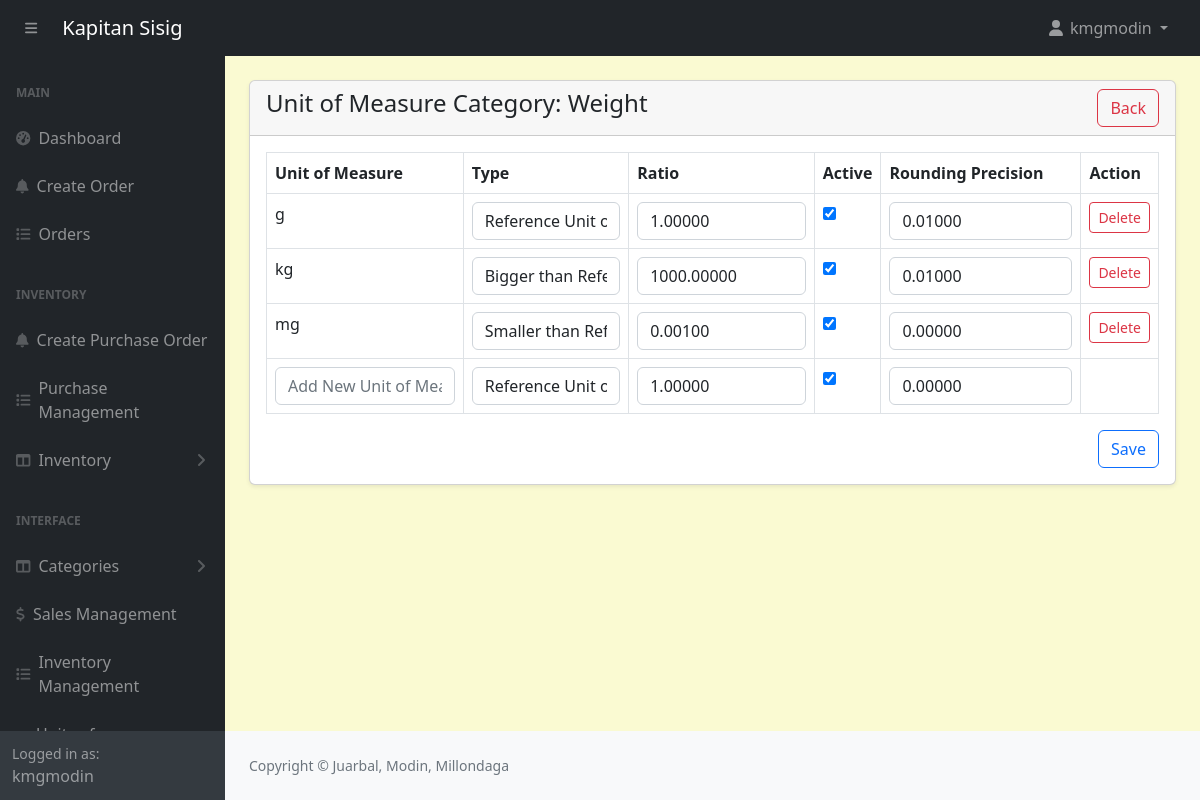
The page /admin/units-view-category.php?id=5 (signed in) on the database its author committed.
### tables this page shows
CREATE TABLE `unit_categories` (
  `id` int(11) NOT NULL,
  `category_unit_name` varchar(255) NOT NULL
);

CREATE TABLE `units_of_measure` (
  `id` int(11) NOT NULL,
  `category_id` int(11) DEFAULT NULL,
  `uom_name` varchar(255) DEFAULT NULL,
  `type` enum('reference','bigger','smaller') DEFAULT NULL,
  `ratio` decimal(10,5) DEFAULT NULL,
  `active` tinyint(1) DEFAULT 1,
  `rounding_precision` decimal(10,5) DEFAULT NULL
);

### admin/units-view-category.php (the view, shortened to what this page needs)
<?php include('includes/header.php'); ?>
<div class="container-fluid px-4">
    <div class="card mt-4 shadow-sm">
        <div class="card-header">
            <h4 class="mb-0">Unit of Measure Category:
                <?php
                    $category_id = $_GET['id'];
                    $category_sql = "SELECT category_unit_name FROM unit_categories WHERE id = $category_id";
                    $category_result = $conn->query($category_sql);
                    $category = $category_result->fetch_assoc();
                    echo htmlspecialchars($category['category_unit_name']);
                ?>
                <a href="units.php" class="btn btn-outline-danger float-end">Back</a>
            </h4>
        </div>
        <div class="card-body">
            <form action="code.php" method="POST">
                <div class="table-responsive">
                    <table class="table table-bordered">
                        <thead>
                            <tr>
                                <th>Unit of Measure</th>
                                <th>Type</th>
                                <th>Ratio</th>
                                <th>Active</th>
                                <th>Rounding Precision</th>
                                <th>Action</th>
                            </tr>
                        </thead>
                        <tbody>
                            <?php
                            $uom_sql = "SELECT * FROM units_of_measure WHERE category_id = $category_id";
                            $uom_result = $conn->query($uom_sql);
                            if ($uom_result->num_rows > 0) {
                                while($uom = $uom_result->fetch_assoc()) {
                                    echo "<tr>";
                                    echo "<td>" . htmlspecialchars($uom['uom_name']) . "</td>";
                                    echo "<td>
                                        <select name='uom_type[]' class='form-control'>
                                            <option value='reference' " . ($uom['type'] == 'reference' ? 'selected' : '') . ">Reference Unit of Measure</option>
                                            <option value='bigger' " . ($uom['type'] == 'bigger' ? 'selected' : '') . ">Bigger than Reference</option>
                                            <option value='smaller' " . ($uom['type'] == 'smaller' ? 'selected' : '') . ">Smaller than Reference</option>
                                        </select>
                                    </td>";
                                    echo "<td><input type='text' name='ratio[]' value='" . htmlspecialchars($uom['ratio']) . "' class='form-control'></td>";
                                    echo "<td><input type='checkbox' name='active[]' value='" . $uom['id'] . "' " . ($uom['active'] ? 'checked' : '') . "></td>";
                                    echo "<td><input type='text' name='rounding_precision[]' value='" . htmlspecialchars($uom['rounding_precision']) . "' class='form-control'></td>";
                                    echo "<td><a href='code.php?delete_uom=" . $uom['id'] . "' class='btn btn-sm btn-outline-danger'>Delete</a></td>";
                                    echo "</tr>";
                                }
                            } else {
                                echo "<tr><td colspan='6'>No Units of Measure found for this category.</td></tr>";
                            }
                            ?>
                            <tr>
                                <td><input type="text" name="new_uom_name" class="form-control" placeholder="Add New Unit of Measure"></td>
                                <td>
                                    <select name="new_uom_type" class="form-control">
                                        <option value="reference">Reference Unit of Measure</option>
                                    </select>
                                </td>
                                <td><input type="text" name="new_ratio" class="form-control" value="1.00000"></td>
                                <td><input type="checkbox" name="new_active" checked></td>
                                <td><input type="text" name="new_rounding_precision" class="form-control" value="0.00000"></td>
                                <td></td>
                            </tr>
                        </tbody>
                    </table>
                </div>
                <div class="text-end">
                    <button type="submit" name="save_uom" class="btn btn-outline-primary">Save</button>
                </div>
            </form>
        </div>
    </div>
</div>
<?php include('includes/footer.php'); ?>

### admin/assets/css/custom.css (style rules this page uses)
body { margin: 0; font-family: system-ui, -apple-system, "Segoe UI", Roboto, "Helvetica Neue", "Noto Sans", "Liberation Sans", Arial, sans-serif; font-size: 1rem; font-weight: 400; line-height: 1.5; color: #212529; text-align: left; background-color: #FAFAD2; -webkit-text-size-adjust: 100%; -webkit-tap-highlight-color: rgba(0, 0, 0, 0); }

### rows shown on the page
unit_categories: category_unit_name "Weight"
units_of_measure: uom_name "g", type "Reference Unit of Measure", ratio "1.00000", active "☑", rounding_precision "0.01000"
units_of_measure: uom_name "kg", type "Bigger than Reference", ratio "1000.00000", active "☑", rounding_precision "0.01000"
units_of_measure: uom_name "mg", type "Smaller than Reference", ratio "0.00100", active "☑", rounding_precision "0.00000"

### other values the page prints
$_SESSION['loggedInUser']['username'] "kmgmodin"
